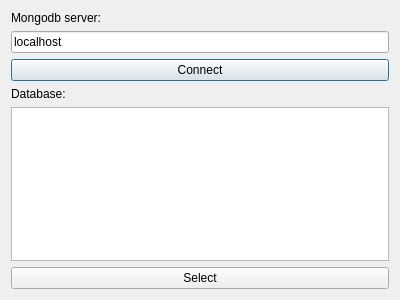
<?xml version="1.0" encoding="UTF-8"?>
<ui version="4.0">
 <class>ConnectDialog</class>
 <widget class="QDialog" name="ConnectDialog">
  <property name="windowModality">
   <enum>Qt::ApplicationModal</enum>
  </property>
  <property name="geometry">
   <rect>
    <x>0</x>
    <y>0</y>
    <width>400</width>
    <height>300</height>
   </rect>
  </property>
  <property name="windowTitle">
   <string>Connect</string>
  </property>
  <layout class="QVBoxLayout" name="verticalLayout">
   <item>
    <widget class="QLabel" name="label">
     <property name="text">
      <string>Mongodb server:</string>
     </property>
    </widget>
   </item>
   <item>
    <widget class="QLineEdit" name="mongodb_url">
     <property name="text">
      <string>localhost</string>
     </property>
    </widget>
   </item>
   <item>
    <widget class="QPushButton" name="connect_button">
     <property name="text">
      <string>Connect</string>
     </property>
    </widget>
   </item>
   <item>
    <widget class="QLabel" name="label_2">
     <property name="text">
      <string>Database:</string>
     </property>
    </widget>
   </item>
   <item>
    <widget class="QListWidget" name="database_list"/>
   </item>
   <item>
    <widget class="QPushButton" name="select_button">
     <property name="text">
      <string>Select</string>
     </property>
    </widget>
   </item>
  </layout>
 </widget>
 <resources/>
 <connections/>
</ui>
